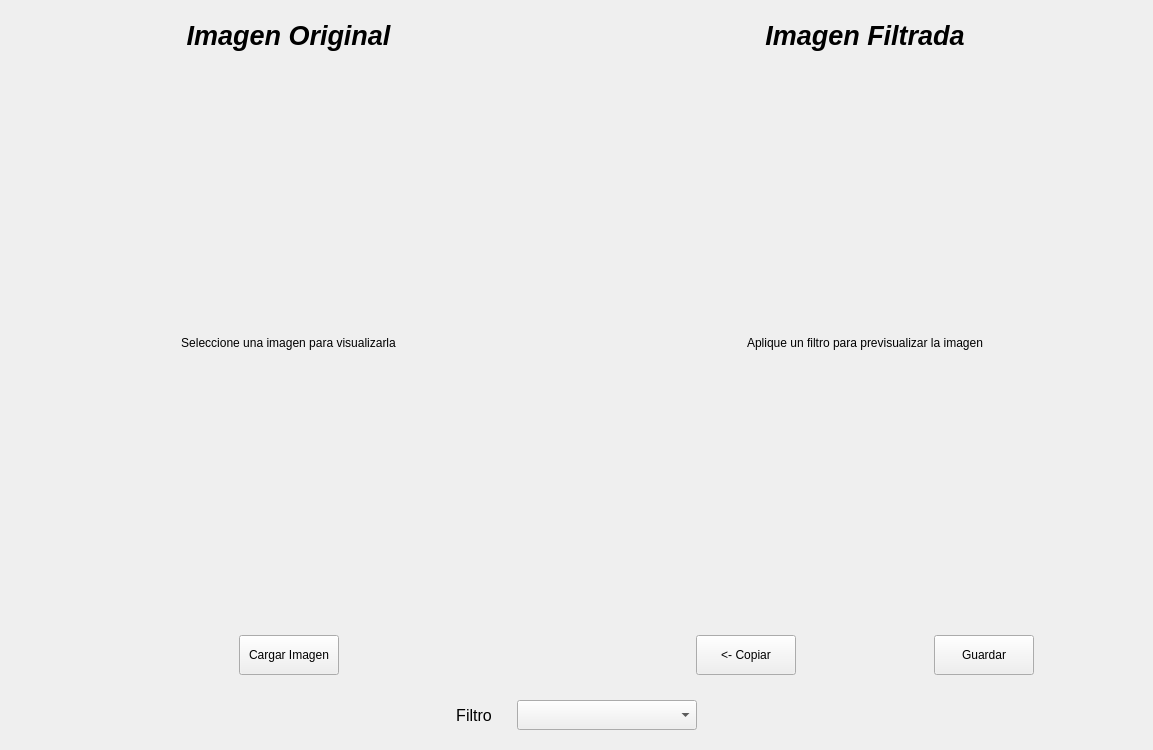
<?xml version="1.0" encoding="UTF-8"?>
<ui version="4.0">
 <class>MainWindow</class>
 <widget class="QMainWindow" name="MainWindow">
  <property name="geometry">
   <rect>
    <x>0</x>
    <y>0</y>
    <width>1153</width>
    <height>750</height>
   </rect>
  </property>
  <property name="windowTitle">
   <string>Operaciones Morfológicas</string>
  </property>
  <widget class="QWidget" name="centralwidget">
   <layout class="QVBoxLayout" name="verticalLayout_3" stretch="2,0">
    <property name="spacing">
     <number>25</number>
    </property>
    <property name="leftMargin">
     <number>20</number>
    </property>
    <property name="topMargin">
     <number>20</number>
    </property>
    <property name="rightMargin">
     <number>20</number>
    </property>
    <property name="bottomMargin">
     <number>20</number>
    </property>
    <item>
     <layout class="QHBoxLayout" name="horizontalLayout_4">
      <property name="spacing">
       <number>40</number>
      </property>
      <item>
       <layout class="QVBoxLayout" name="verticalLayout" stretch="0,2,0">
        <item>
         <widget class="QLabel" name="label_3">
          <property name="font">
           <font>
            <pointsize>20</pointsize>
            <italic>true</italic>
            <bold>true</bold>
           </font>
          </property>
          <property name="text">
           <string>Imagen Original</string>
          </property>
          <property name="alignment">
           <set>Qt::AlignCenter</set>
          </property>
         </widget>
        </item>
        <item>
         <widget class="QLabel" name="lbl_img">
          <property name="minimumSize">
           <size>
            <width>400</width>
            <height>400</height>
           </size>
          </property>
          <property name="text">
           <string>Seleccione una imagen para visualizarla</string>
          </property>
          <property name="alignment">
           <set>Qt::AlignCenter</set>
          </property>
         </widget>
        </item>
        <item>
         <layout class="QHBoxLayout" name="horizontalLayout">
          <item>
           <spacer name="horizontalSpacer">
            <property name="orientation">
             <enum>Qt::Horizontal</enum>
            </property>
            <property name="sizeHint" stdset="0">
             <size>
              <width>40</width>
              <height>20</height>
             </size>
            </property>
           </spacer>
          </item>
          <item>
           <widget class="QPushButton" name="btn_cargar">
            <property name="minimumSize">
             <size>
              <width>100</width>
              <height>40</height>
             </size>
            </property>
            <property name="text">
             <string>Cargar Imagen</string>
            </property>
           </widget>
          </item>
          <item>
           <spacer name="horizontalSpacer_2">
            <property name="orientation">
             <enum>Qt::Horizontal</enum>
            </property>
            <property name="sizeHint" stdset="0">
             <size>
              <width>40</width>
              <height>20</height>
             </size>
            </property>
           </spacer>
          </item>
         </layout>
        </item>
       </layout>
      </item>
      <item>
       <layout class="QVBoxLayout" name="verticalLayout_2" stretch="0,2,0">
        <item>
         <widget class="QLabel" name="label_4">
          <property name="font">
           <font>
            <pointsize>20</pointsize>
            <italic>true</italic>
            <bold>true</bold>
           </font>
          </property>
          <property name="text">
           <string>Imagen Filtrada</string>
          </property>
          <property name="alignment">
           <set>Qt::AlignCenter</set>
          </property>
         </widget>
        </item>
        <item>
         <widget class="QLabel" name="lbl_img_filtro">
          <property name="minimumSize">
           <size>
            <width>400</width>
            <height>400</height>
           </size>
          </property>
          <property name="text">
           <string>Aplique un filtro para previsualizar la imagen</string>
          </property>
          <property name="alignment">
           <set>Qt::AlignCenter</set>
          </property>
         </widget>
        </item>
        <item>
         <layout class="QHBoxLayout" name="horizontalLayout_2">
          <item>
           <spacer name="horizontalSpacer_3">
            <property name="orientation">
             <enum>Qt::Horizontal</enum>
            </property>
            <property name="sizeHint" stdset="0">
             <size>
              <width>40</width>
              <height>20</height>
             </size>
            </property>
           </spacer>
          </item>
          <item>
           <widget class="QPushButton" name="btn_copiar">
            <property name="minimumSize">
             <size>
              <width>100</width>
              <height>40</height>
             </size>
            </property>
            <property name="text">
             <string>&lt;- Copiar</string>
            </property>
           </widget>
          </item>
          <item>
           <spacer name="horizontalSpacer_5">
            <property name="orientation">
             <enum>Qt::Horizontal</enum>
            </property>
            <property name="sizeHint" stdset="0">
             <size>
              <width>40</width>
              <height>20</height>
             </size>
            </property>
           </spacer>
          </item>
          <item>
           <widget class="QPushButton" name="btn_guardar">
            <property name="minimumSize">
             <size>
              <width>100</width>
              <height>40</height>
             </size>
            </property>
            <property name="text">
             <string>Guardar</string>
            </property>
           </widget>
          </item>
          <item>
           <spacer name="horizontalSpacer_4">
            <property name="orientation">
             <enum>Qt::Horizontal</enum>
            </property>
            <property name="sizeHint" stdset="0">
             <size>
              <width>40</width>
              <height>20</height>
             </size>
            </property>
           </spacer>
          </item>
         </layout>
        </item>
       </layout>
      </item>
     </layout>
    </item>
    <item>
     <layout class="QHBoxLayout" name="horizontalLayout_3">
      <item>
       <spacer name="horizontalSpacer_6">
        <property name="orientation">
         <enum>Qt::Horizontal</enum>
        </property>
        <property name="sizeHint" stdset="0">
         <size>
          <width>40</width>
          <height>20</height>
         </size>
        </property>
       </spacer>
      </item>
      <item>
       <widget class="QLabel" name="label_5">
        <property name="font">
         <font>
          <pointsize>12</pointsize>
         </font>
        </property>
        <property name="text">
         <string>Filtro</string>
        </property>
        <property name="alignment">
         <set>Qt::AlignCenter</set>
        </property>
       </widget>
      </item>
      <item>
       <widget class="QComboBox" name="cbox_filtro">
        <property name="minimumSize">
         <size>
          <width>180</width>
          <height>30</height>
         </size>
        </property>
        <item>
         <property name="text">
          <string/>
         </property>
        </item>
        <item>
         <property name="text">
          <string>Erosión 3x3</string>
         </property>
        </item>
        <item>
         <property name="text">
          <string>Dilatación 3x3</string>
         </property>
        </item>
        <item>
         <property name="text">
          <string>Apertura 3x3</string>
         </property>
        </item>
        <item>
         <property name="text">
          <string>Cierre 3x3</string>
         </property>
        </item>
        <item>
         <property name="text">
          <string>Gradiente 3x3</string>
         </property>
        </item>
        <item>
         <property name="text">
          <string>Borde Exterior 3x3</string>
         </property>
        </item>
        <item>
         <property name="text">
          <string>Borde Interior 3x3</string>
         </property>
        </item>
        <item>
         <property name="text">
          <string>Mediana 3x3</string>
         </property>
        </item>
        <item>
         <property name="text">
          <string>Top Hat 3x3</string>
         </property>
        </item>
        <item>
         <property name="text">
          <string>Bottom Hat 3x3</string>
         </property>
        </item>
       </widget>
      </item>
      <item>
       <spacer name="horizontalSpacer_7">
        <property name="orientation">
         <enum>Qt::Horizontal</enum>
        </property>
        <property name="sizeHint" stdset="0">
         <size>
          <width>40</width>
          <height>20</height>
         </size>
        </property>
       </spacer>
      </item>
     </layout>
    </item>
   </layout>
  </widget>
 </widget>
 <resources/>
 <connections/>
</ui>
